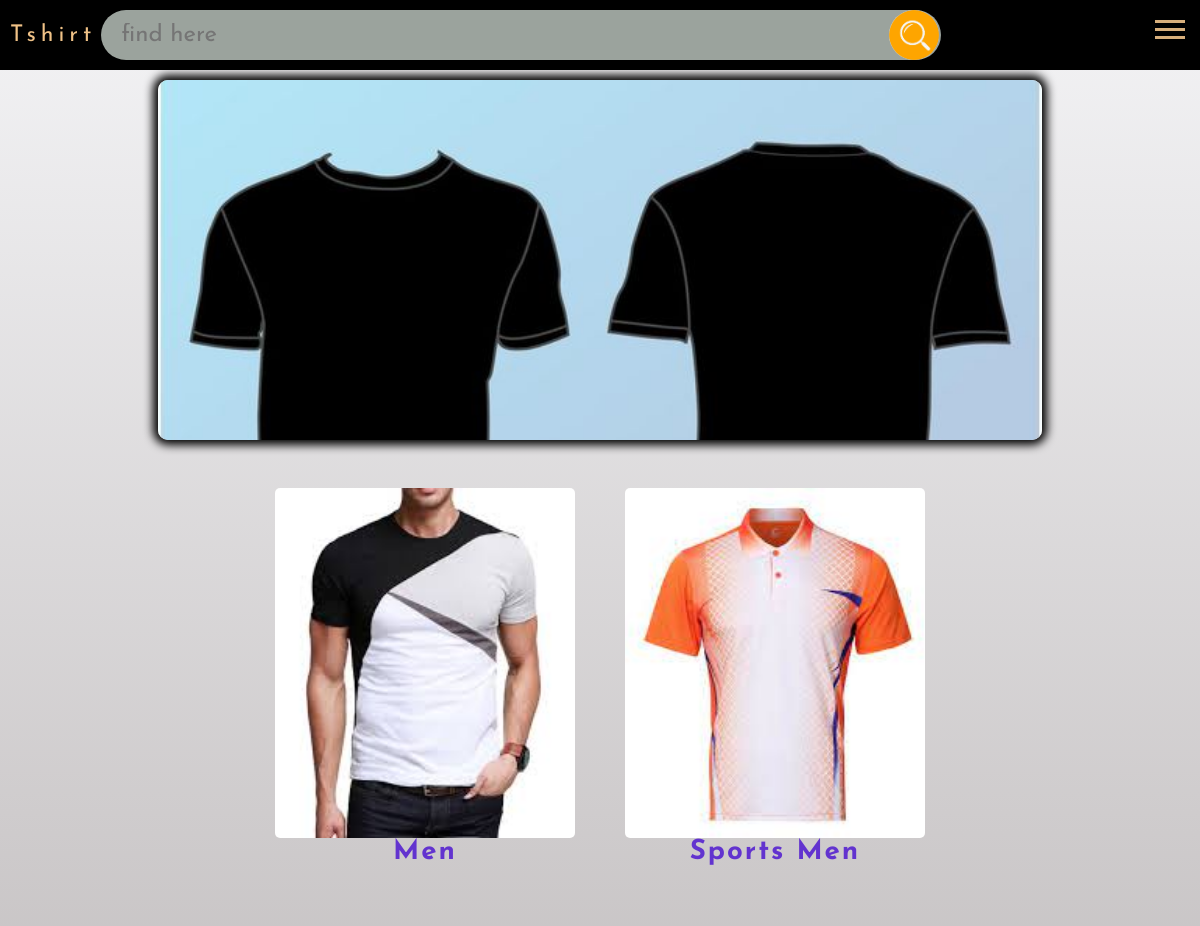
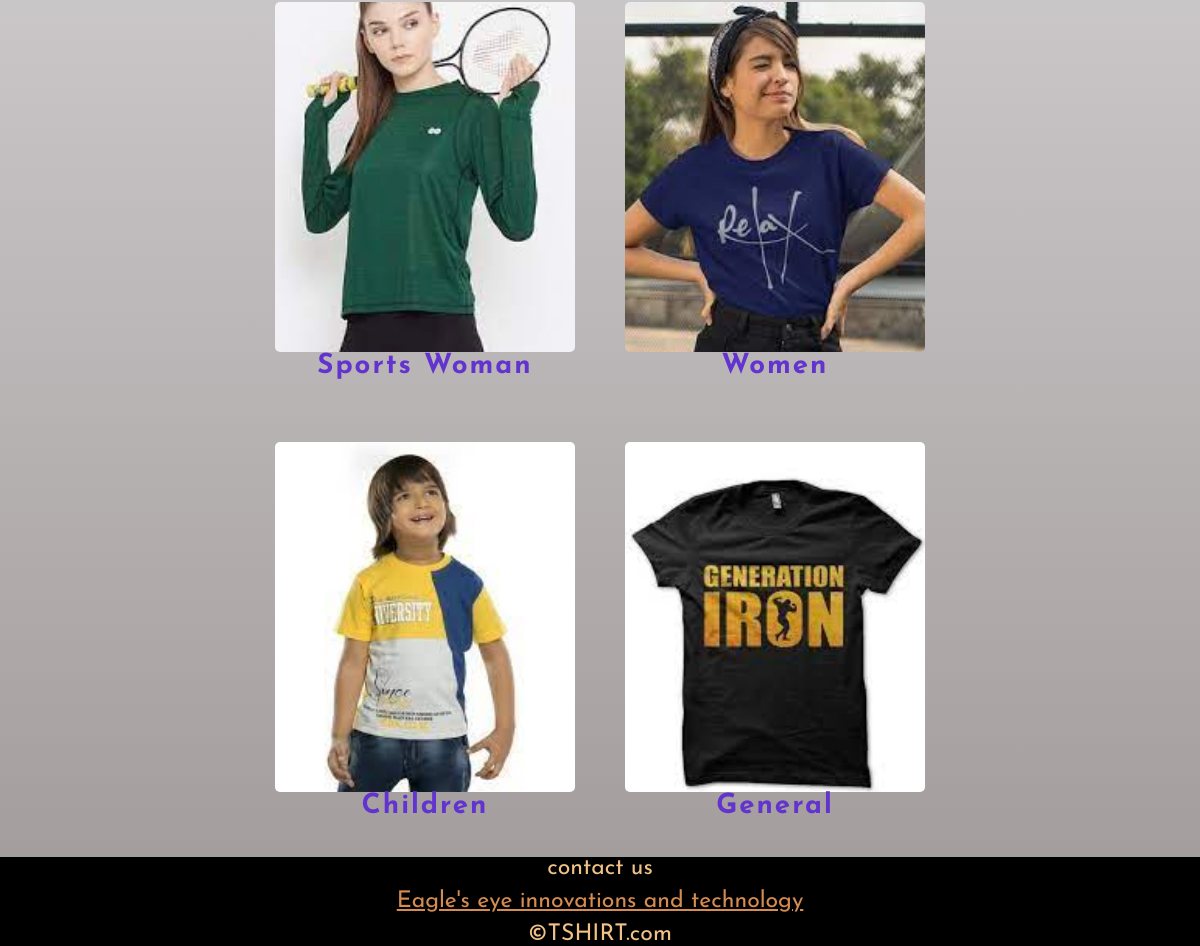
The page / on the database its author committed (2 pictures, top to bottom).
### home/models.py (models this page shows, shortened)
class category(models.Model):
    category_name=models.CharField(max_length=50)
    img=models.ImageField(upload_to='home/images/')

### home/views.py (the view)
# urls.py: path('',home),
def home(request):
    context=category.objects.all()
    return render(request,'home.html',{'obj':context,'media_url':settings.MEDIA_URL})

### home/templates/home.html (shortened to what this page needs)
{% extends 'base.html' %}
{% block head%}
{% load static%}
<link rel="stylesheet" href="{% static 'home.css'%}">
{% endblock %}
{% block body %}
    <div class="img_slider"></div>
    <br>
    <div class="category">
        {% for i in obj %}
        <div class="individual">
            <img src="{{media_url}}/{{i.img}}" >
            <h1>{{i.category_name}}</h1>
        </div>
        {%endfor%}
    </div>
{% endblock %}

### home/static/base.css (style rules this page uses)
* { margin: 0; padding: 0; font-size: 1.2rem; font-family: 'Josefin Sans', sans-serif; }
body { background-image: linear-gradient(to top,rgb(160, 153, 153),rgb(243, 243, 245)); }

### home/static/home.css (style rules this page uses)
body { background-color: rgba(245, 244, 243, 0.705); }
.img_slider { margin: auto; width:92%; height: 30vw; border-radius: 10px; box-shadow: 0px 0px 10px 5px rgb(0, 0, 0); background-color: red; background:url('local_images/i1.jpeg'); background-repeat: no-repeat; background-size:cover; animation: imgchanger 10s ease-in-out infinite; margin-top: 10px; }
.category { display: flex; flex-wrap:wrap; justify-content: space-between; flex-direction: row; justify-content: center; }
.category h1 { text-align: center; font-size: larger; text-transform: capitalize; letter-spacing: 2px; color: rgb(98, 51, 207); border-radius: 5px; }
.category img { width: 100%; height: 350px; object-fit: cover; border-radius: 5px; }
.individual { margin: 25px; width:300px; height:390px; border-radius: 5px; }

### rows shown on the page
category: img (picture), category_name "Men"
category: img (picture), category_name "Sports Men"
category: img (picture), category_name "Sports Woman"
category: img (picture), category_name "Women"
category: img (picture), category_name "Children"
category: img (picture), category_name "General"
